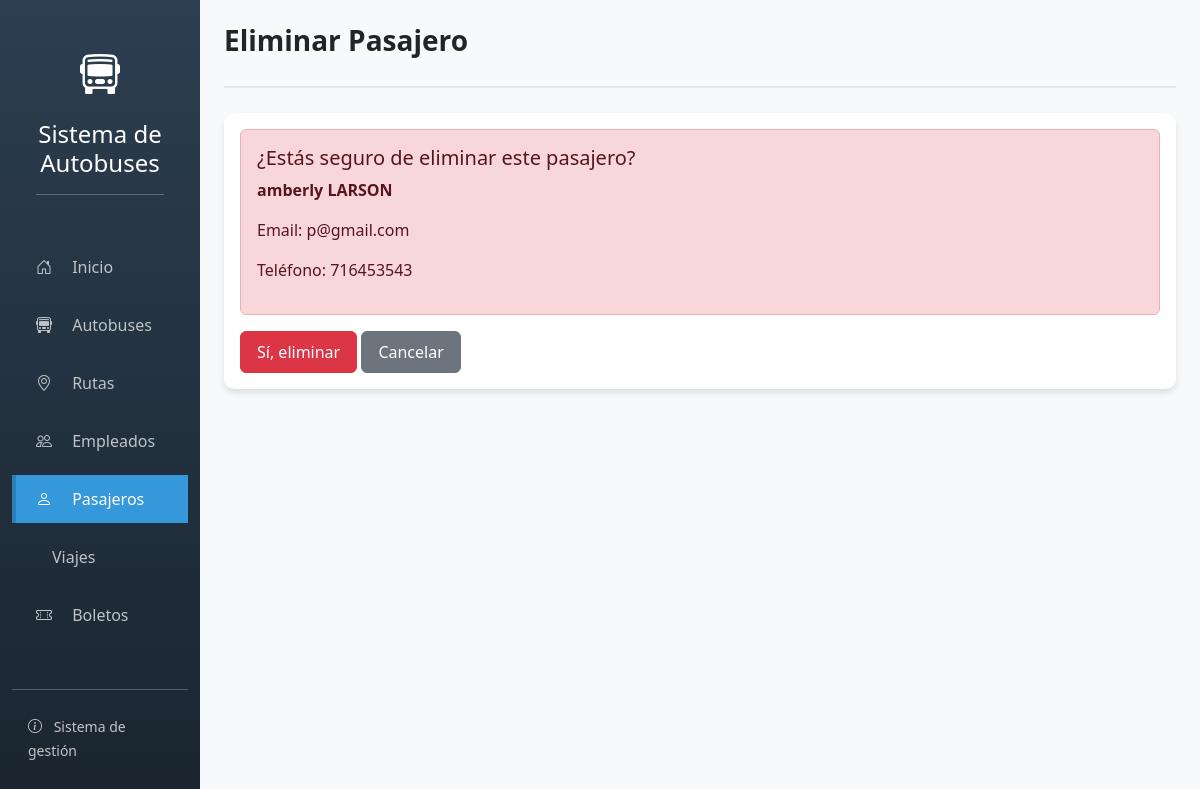
Screenshot of /pasajeros/eliminar/2/ with the database file from the repository.
### app_autobuses/models.py (models this page shows, shortened)
class Pasajero(models.Model):
    nombre = models.CharField(max_length=50)
    apellido = models.CharField(max_length=50)
    telefono = models.CharField(max_length=15)
    email = models.EmailField()
    fecha_nacimiento = models.DateField()
    direccion = models.TextField()
    class Meta:
        ordering = ['apellido']

### app_autobuses/views.py (the view)
# urls.py: path('pasajeros/eliminar/<int:id>/', views.pasajero_eliminar, name='pasajero_eliminar'),
def pasajero_eliminar(request, id):
    pasajero = get_object_or_404(Pasajero, id=id)
    if request.method == 'POST':
        pasajero.delete()
        messages.success(request, 'Pasajero eliminado exitosamente.')
        return redirect('pasajero_listar')
    return render(request, 'app_autobuses/pasajero/eliminar.html', {'pasajero': pasajero})

### app_autobuses/templates/app_autobuses/pasajero/eliminar.html (shortened to what this page needs)
{% extends 'base.html' %}
{% block header_title %}Eliminar Pasajero{% endblock %}
{% block content %}
<div class="card">
    <div class="card-body">
        <div class="alert alert-danger">
            <h5>¿Estás seguro de eliminar este pasajero?</h5>
            <p><strong>{{ pasajero.nombre }} {{ pasajero.apellido }}</strong></p>
            <p>Email: {{ pasajero.email }}</p>
            <p>Teléfono: {{ pasajero.telefono }}</p>
        </div>
        <form method="post">
            <div class="mt-3">
                <button type="submit" class="btn btn-danger">Sí, eliminar</button>
                <a href="{% url 'pasajero_listar' %}" class="btn btn-secondary">Cancelar</a>
            </div>
        </form>
    </div>
</div>
{% endblock %}

### app_autobuses/templates/base.html (style rules this page uses)
body { background-color: #f8f9fa; font-family: 'Segoe UI', Tahoma, Geneva, Verdana, sans-serif; }
.card { border: none; border-radius: 10px; box-shadow: 0 4px 6px rgba(0,0,0,0.1); margin-bottom: 25px; }
.btn { padding: 8px 16px; border-radius: 6px; font-weight: 500; transition: all 0.3s; }

### rows the page displays
Pasajero: nombre "amberly", apellido "LARSON", email "p@gmail.com", telefono "716453543"
